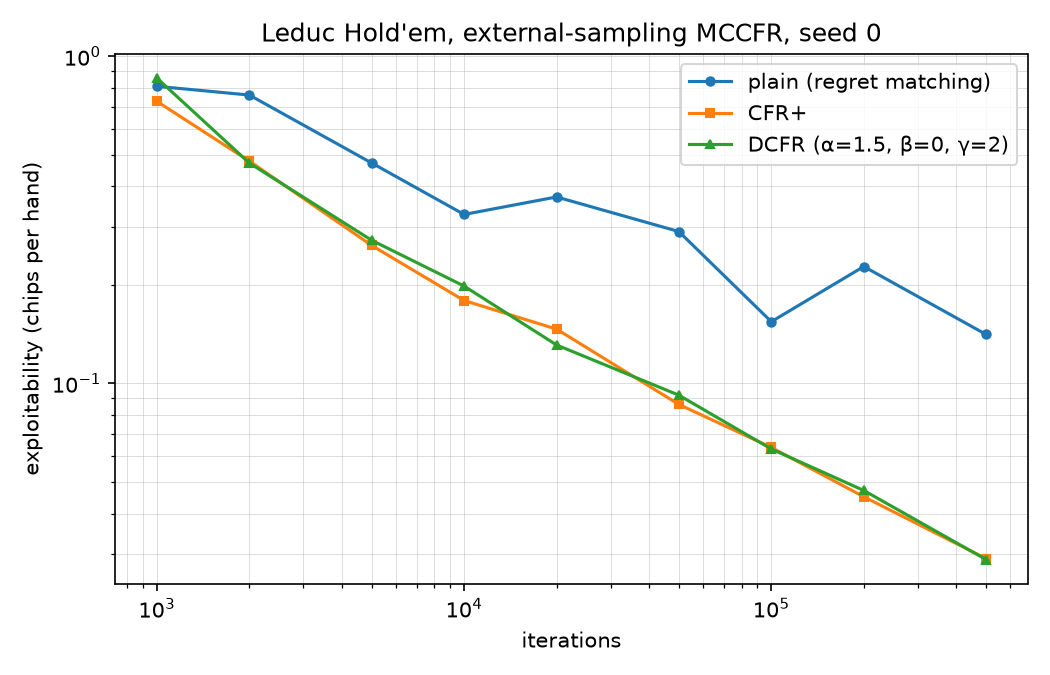

Source code (Python):
"""
Log-log plot of Leduc exploitability vs iterations for the three update
variants (plain regret matching, CFR+, Discounted CFR), external sampling,
one seed.

    python3 plots/convergence.py                      # train, save data + PNG
    python3 plots/convergence.py --iterations 100000  # shorter run
    python3 plots/convergence.py --replot             # redraw from saved JSON

Outputs plots/convergence.json (the measurements) and plots/convergence.png.
Requires matplotlib (in requirements.txt).
"""
import argparse
import json
import os
import sys
import time

HERE = os.path.dirname(os.path.abspath(__file__))
sys.path.insert(0, os.path.dirname(HERE))

import leduc                                   # noqa: E402
from mccfr import MCCFRTrainer, VARIANTS       # noqa: E402
from exploitability import exploitability      # noqa: E402

LABELS = {"plain": "plain (regret matching)", "plus": "CFR+", "dcfr": "DCFR (α=1.5, β=0, γ=2)"}
DEFAULT_CHECKPOINTS = [1_000, 2_000, 5_000, 10_000, 20_000, 50_000, 100_000, 200_000, 500_000]


def measure(variant, checkpoints, seed):
    trainer = MCCFRTrainer(sample_root=leduc.LeducState.sample_root,
                           sample_chance=lambda s, rng: s.deal_public_sample(rng),
                           seed=seed, variant=variant)
    points = []
    done = 0
    t0 = time.time()
    for cp in checkpoints:
        trainer.train(cp - done)
        done = cp
        expl, _, _ = exploitability(leduc.LeducState.enumerate_deals,
                                    trainer.average_strategy_table())
        points.append({"iterations": cp, "exploitability": expl, "elapsed": time.time() - t0})
        print(f"  {variant:>5} iter={cp:>7} expl={expl:.5f}", flush=True)
    return points


def plot(data, png_path):
    import matplotlib
    matplotlib.use("Agg")
    import matplotlib.pyplot as plt

    fig, ax = plt.subplots(figsize=(7, 4.5), dpi=150)
    markers = {"plain": "o", "plus": "s", "dcfr": "^"}
    for variant in VARIANTS:
        pts = data["results"].get(variant)
        if not pts:
            continue
        xs = [p["iterations"] for p in pts]
        ys = [p["exploitability"] for p in pts]
        ax.plot(xs, ys, marker=markers[variant], markersize=4, linewidth=1.5, label=LABELS[variant])
    ax.set_xscale("log")
    ax.set_yscale("log")
    ax.set_xlabel("iterations")
    ax.set_ylabel("exploitability (chips per hand)")
    ax.set_title(f"Leduc Hold'em, external-sampling MCCFR, seed {data['seed']}")
    ax.grid(True, which="both", linewidth=0.4, alpha=0.5)
    ax.legend()
    fig.tight_layout()
    fig.savefig(png_path)
    print(f"wrote {png_path}")


def main(argv=None):
    parser = argparse.ArgumentParser()
    parser.add_argument("--iterations", type=int, default=DEFAULT_CHECKPOINTS[-1],
                        help="largest checkpoint (default 500000)")
    parser.add_argument("--seed", type=int, default=0)
    parser.add_argument("--replot", action="store_true", help="only redraw from the saved JSON")
    parser.add_argument("--json", default=os.path.join(HERE, "convergence.json"))
    parser.add_argument("--png", default=os.path.join(HERE, "convergence.png"))
    args = parser.parse_args(argv)

    if args.replot:
        with open(args.json) as f:
            data = json.load(f)
    else:
        checkpoints = [c for c in DEFAULT_CHECKPOINTS if c <= args.iterations]
        if not checkpoints or checkpoints[-1] != args.iterations:
            checkpoints.append(args.iterations)
        data = {"game": "leduc", "sampler": "external", "seed": args.seed,
                "checkpoints": checkpoints, "results": {}}
        for variant in VARIANTS:
            data["results"][variant] = measure(variant, checkpoints, args.seed)
        with open(args.json, "w") as f:
            json.dump(data, f, indent=1)
        print(f"wrote {args.json}")

    plot(data, args.png)


if __name__ == "__main__":
    main()
